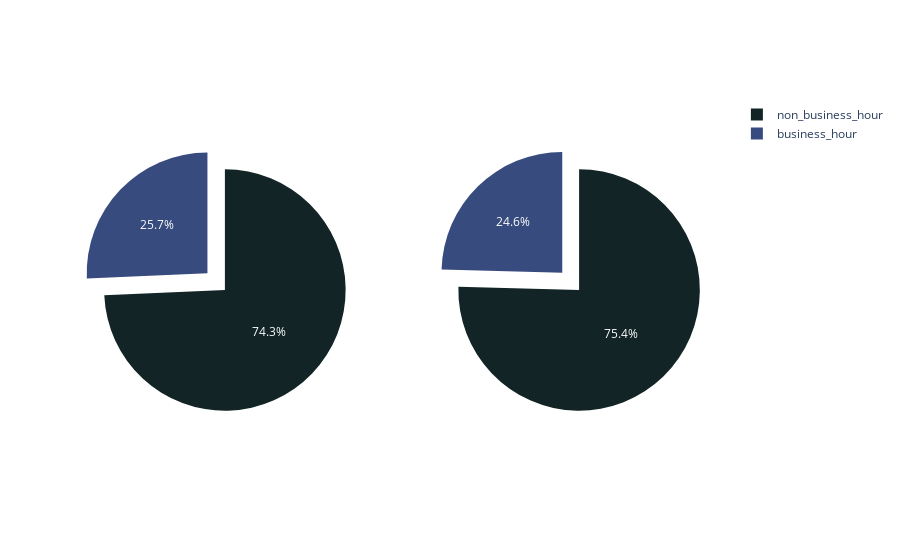

Notebook cell for this chart:
### Code cell
fig = make_subplots(rows=1, cols=2, specs=[[{'type':'domain'}, {'type':'domain'}]])
colors=['rgb(18, 36, 37)','rgb(56, 75, 126)' ]
fig.add_trace(go.Pie(labels=a.index, values=a.values,pull=[0, 0.2], marker_colors=colors),
              1, 1)
fig.add_trace(go.Pie(labels=b.index, values=b.values,pull=[0, 0.2]),
              1, 2)

### Figure 1 — Plotly figure (JSON) as saved in the notebook; plotly's stock layout.template omitted (floating-point values rounded to 4 significant figures)
{"data": [{"domain": {"x": [0, 0.45], "y": [0, 1]}, "labels": ["non_business_hour", "business_hour"], "marker": {"colors": ["rgb(18, 36, 37)", "rgb(56, 75, 126)"]}, "pull": [0, 0.2], "type": "pie", "values": [9361, 3238]}, {"domain": {"x": [0.55, 1], "y": [0, 1]}, "labels": ["non_business_hour", "business_hour"], "pull": [0, 0.2], "type": "pie", "values": [9323, 3038]}], "layout": {}}
